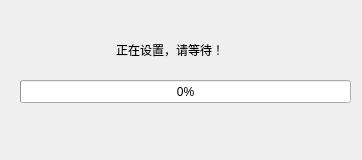
<?xml version="1.0" encoding="UTF-8"?>
<ui version="4.0">
 <class>FV_WaitDlg</class>
 <widget class="QDialog" name="FV_WaitDlg">
  <property name="geometry">
   <rect>
    <x>0</x>
    <y>0</y>
    <width>362</width>
    <height>160</height>
   </rect>
  </property>
  <property name="windowTitle">
   <string>Dialog</string>
  </property>
  <widget class="QLabel" name="label">
   <property name="geometry">
    <rect>
     <x>80</x>
     <y>30</y>
     <width>180</width>
     <height>40</height>
    </rect>
   </property>
   <property name="text">
    <string>正在设置，请等待！</string>
   </property>
   <property name="alignment">
    <set>Qt::AlignCenter</set>
   </property>
  </widget>
  <widget class="QProgressBar" name="progressBar">
   <property name="geometry">
    <rect>
     <x>20</x>
     <y>80</y>
     <width>331</width>
     <height>23</height>
    </rect>
   </property>
   <property name="maximum">
    <number>30</number>
   </property>
   <property name="value">
    <number>0</number>
   </property>
  </widget>
 </widget>
 <resources/>
 <connections/>
</ui>
